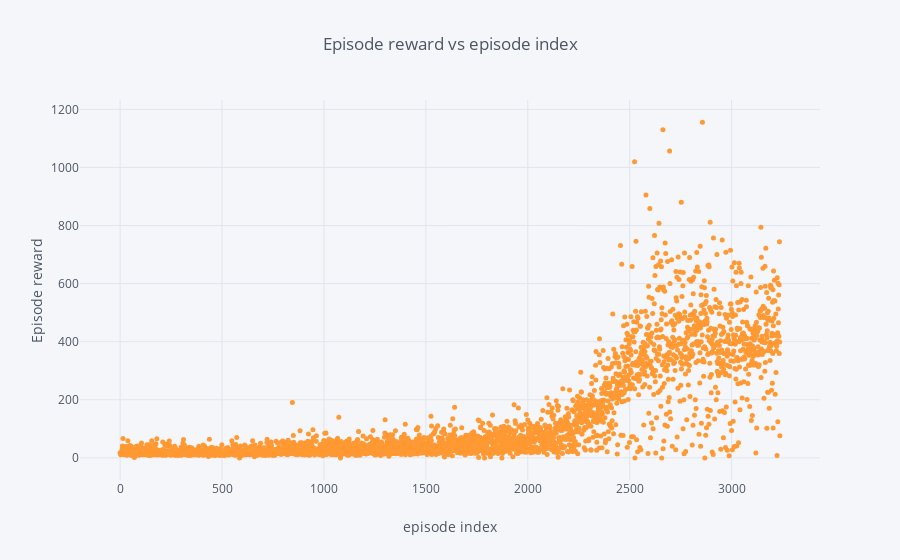

Notebook code for this chart:
### Markdown cell above
## Plot episode reward vs episode index
To plot all episode reward values vs episode index.

Visualization rich tools like plotly may hit the default data rate limit of Jupyter Notebook. This can be solved by launching the Jupyter Notebook App by setting a higher data rate limit by starting it with `jupyter notebook --NotebookApp.iopub_data_rate_limit=1000000`.

### Code cell
datadf['value'].iplot(
    xTitle='episode index',
    yTitle='Episode reward',
    title='Episode reward vs episode index',
    kind='scatter',
    mode='markers',
    size=5,
)

### Figure 1 — Plotly figure (JSON) as saved in the notebook; plotly's stock layout.template omitted (floating-point values rounded to 4 significant figures; data arrays with more than 128 entries replaced by an {"elided": "..."} marker saying what was removed)
{"data": [{"line": {"color": "rgba(255, 153, 51, 1.0)", "dash": "solid", "width": 1.3}, "marker": {"size": 5, "symbol": "dot"}, "mode": "markers", "name": "value", "text": "", "type": "scatter", "x": {"elided": "3238 int values"}, "y": {"elided": "3238 int values"}}], "layout": {"legend": {"bgcolor": "#F5F6F9", "font": {"color": "#4D5663"}}, "paper_bgcolor": "#F5F6F9", "plot_bgcolor": "#F5F6F9", "title": "Episode reward vs episode index", "titlefont": {"color": "#4D5663"}, "xaxis1": {"gridcolor": "#E1E5ED", "showgrid": true, "tickfont": {"color": "#4D5663"}, "title": "episode index", "titlefont": {"color": "#4D5663"}, "zerolinecolor": "#E1E5ED"}, "yaxis1": {"gridcolor": "#E1E5ED", "showgrid": true, "tickfont": {"color": "#4D5663"}, "title": "Episode reward", "titlefont": {"color": "#4D5663"}, "zerolinecolor": "#E1E5ED"}}}
